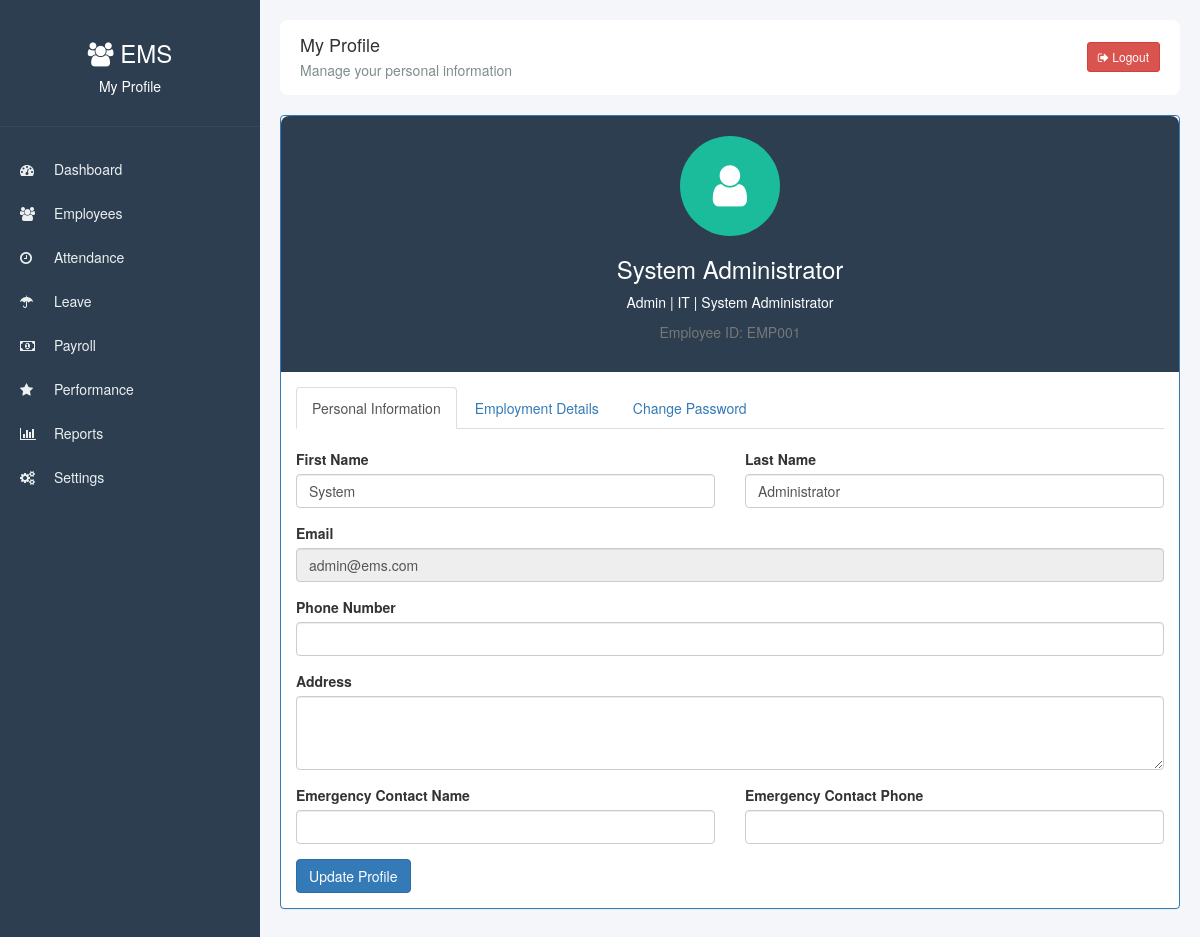
The app's page /profile.php (signed in) with its own data.
### tables this page shows
CREATE TABLE IF NOT EXISTS users (
    user_id INT AUTO_INCREMENT PRIMARY KEY,
    employee_id VARCHAR(20) UNIQUE,
    first_name VARCHAR(50) NOT NULL,
    last_name VARCHAR(50) NOT NULL,
    email VARCHAR(100) NOT NULL UNIQUE,
    password VARCHAR(255) NOT NULL,
    role ENUM('admin', 'hr', 'employee') DEFAULT 'employee',
    department VARCHAR(50),
    job_title VARCHAR(100),
    phone_number VARCHAR(20),
    hire_date DATE,
    salary DECIMAL(10,2),
    bank_account VARCHAR(50),
    emergency_contact VARCHAR(100),
    emergency_phone VARCHAR(20),
    address TEXT,
    profile_pic VARCHAR(255),
    is_active BOOLEAN DEFAULT TRUE,
    created_at TIMESTAMP DEFAULT CURRENT_TIMESTAMP,
    updated_at TIMESTAMP DEFAULT CURRENT_TIMESTAMP ON UPDATE CURRENT_TIMESTAMP
);

### profile.php (the view, shortened to what this page needs)
<?php
require_once 'config.php';
$user_id = $_SESSION['user_id'];
$stmt = $conn->prepare("SELECT * FROM users WHERE user_id = ?");
$stmt->bind_param("i", $user_id);
$stmt->execute();
$user = $stmt->get_result()->fetch_assoc();
?>
<!DOCTYPE html>
<html>
<head>
    <link rel="stylesheet" type="text/css" href="css/bootstrap.css">
    <link rel="stylesheet" href="https://cdnjs.cloudflare.com/ajax/libs/font-awesome/4.7.0/css/font-awesome.min.css">
</head>
<body>
    <div class="sidebar">
        <div class="sidebar-header">
            <h3><i class="fa fa-users"></i> EMS</h3>
            <p>My Profile</p>
        </div>
        <div class="sidebar-menu">
            <ul>
                <li><a href="dashboard.php"><i class="fa fa-dashboard"></i> Dashboard</a></li>
                <?php if ($_SESSION['role'] != 'employee'): ?>
                <li><a href="employees.php"><i class="fa fa-users"></i> Employees</a></li>
                <?php endif; ?>
                <li><a href="attendance.php"><i class="fa fa-clock-o"></i> Attendance</a></li>
                <li><a href="leave.php"><i class="fa fa-umbrella"></i> Leave</a></li>
                <li><a href="payroll.php"><i class="fa fa-money"></i> Payroll</a></li>
                <?php if ($_SESSION['role'] != 'employee'): ?>
                <li><a href="performance.php"><i class="fa fa-star"></i> Performance</a></li>
                <li><a href="reports.php"><i class="fa fa-bar-chart"></i> Reports</a></li>
                <?php else: ?>
                <li><a href="performance_employee.php"><i class="fa fa-star"></i> Performance</a></li>
                <?php endif; ?>
                <?php if ($_SESSION['role'] == 'admin'): ?>
                <li><a href="settings.php"><i class="fa fa-cogs"></i> Settings</a></li>
                <?php endif; ?>
            </ul>
        </div>
    </div>
    <div class="main-content">
        <div class="top-navbar">
            <div>
                <h4 style="margin: 0;">My Profile</h4>
                <p style="margin: 5px 0 0; color: #7f8c8d;">Manage your personal information</p>
            </div>
            <div>
                <a href="logout.php" class="btn btn-danger btn-sm"><i class="fa fa-sign-out"></i> Logout</a>
            </div>
        </div>
        <div class="panel panel-primary">
            <div class="profile-header">
                <div class="profile-avatar">
                    <i class="fa fa-user"></i>
                </div>
                <h3><?php echo htmlspecialchars($user['first_name'] . ' ' . $user['last_name']); ?></h3>
                <p><?php echo ucfirst($user['role']); ?> | <?php echo htmlspecialchars($user['department']); ?> | <?php echo htmlspecialchars($user['job_title']); ?></p>
                <p class="text-muted">Employee ID: <?php echo htmlspecialchars($user['employee_id']); ?></p>
            </div>
            <div class="panel-body">
                <ul class="nav nav-tabs">
                    <li class="active"><a href="#info" data-toggle="tab">Personal Information</a></li>
                    <li><a href="#employment" data-toggle="tab">Employment Details</a></li>
                    <li><a href="#password" data-toggle="tab">Change Password</a></li>
                </ul>
                <div class="tab-content">
                    <div class="tab-pane active" id="info">
                        <form method="post" style="margin-top: 20px;">
                            <div class="row">
                                <div class="col-md-6">
                                    <div class="form-group">
                                        <label>First Name</label>
                                        <input type="text" name="first_name" class="form-control" value="<?php echo htmlspecialchars($user['first_name']); ?>" required>
                                    </div>
                                </div>
                                <div class="col-md-6">
                                    <div class="form-group">
                                        <label>Last Name</label>
                                        <input type="text" name="last_name" class="form-control" value="<?php echo htmlspecialchars($user['last_name']); ?>" required>
                                    </div>
                                </div>
                            </div>
                            <div class="form-group">
                                <label>Email</label>
                                <input type="email" class="form-control" value="<?php echo htmlspecialchars($user['email']); ?>" readonly>
                            </div>
                            <div class="form-group">
                                <label>Phone Number</label>
                                <input type="text" name="phone_number" class="form-control" value="<?php echo htmlspecialchars($user['phone_number']); ?>">
                            </div>
                            <div class="form-group">
                                <label>Address</label>
                                <textarea name="address" class="form-control" rows="3"><?php echo htmlspecialchars($user['address']); ?></textarea>
                            </div>
                            <div class="row">
                                <div class="col-md-6">
                                    <div class="form-group">
                                        <label>Emergency Contact Name</label>
                                        <input type="text" name="emergency_contact" class="form-control" value="<?php echo htmlspecialchars($user['emergency_contact']); ?>">
                                    </div>
                                </div>
                                <div class="col-md-6">
                                    <div class="form-group">
                                        <label>Emergency Contact Phone</label>
                                        <input type="text" name="emergency_phone" class="form-control" value="<?php echo htmlspecialchars($user['emergency_phone']); ?>">
                                    </div>
                                </div>
                            </div>
                            <button type="submit" class="btn btn-primary">Update Profile</button>
                        </form>
                    </div>
                </div>
            </div>
        </div>
    </div>
</body>
</html>

### profile.php (style rules this page uses)
body { background: #f4f6f9; }
.sidebar { position: fixed; left: 0; top: 0; height: 100%; width: 260px; background: #2c3e50; color: white; }
.sidebar-header { padding: 20px; text-align: center; border-bottom: 1px solid #34495e; }
.sidebar-menu { padding: 20px 0; }
.sidebar-menu ul { list-style: none; padding: 0; }
.sidebar-menu li a { display: block; padding: 12px 20px; color: #ecf0f1; text-decoration: none; }
.sidebar-menu li a i { margin-right: 10px; width: 20px; }
.main-content { margin-left: 260px; padding: 20px; }
.top-navbar { background: white; padding: 15px 20px; border-radius: 8px; margin-bottom: 20px; display: flex; justify-content: space-between; align-items: center; }
.profile-header { background: #2c3e50; color: white; padding: 20px; border-radius: 8px 8px 0 0; text-align: center; }
.profile-avatar { width: 100px; height: 100px; background: #1abc9c; border-radius: 50%; margin: 0 auto 15px; display: flex; align-items: center; justify-content: center; font-size: 48px; }
.nav-tabs { margin-bottom: 20px; }

### records on screen
users: first_name+last_name "System Administrator", role "Admin", department "IT", job_title "System Administrator", employee "EMP001", first_name "System", last_name "Administrator", email "admin@ems.com"
